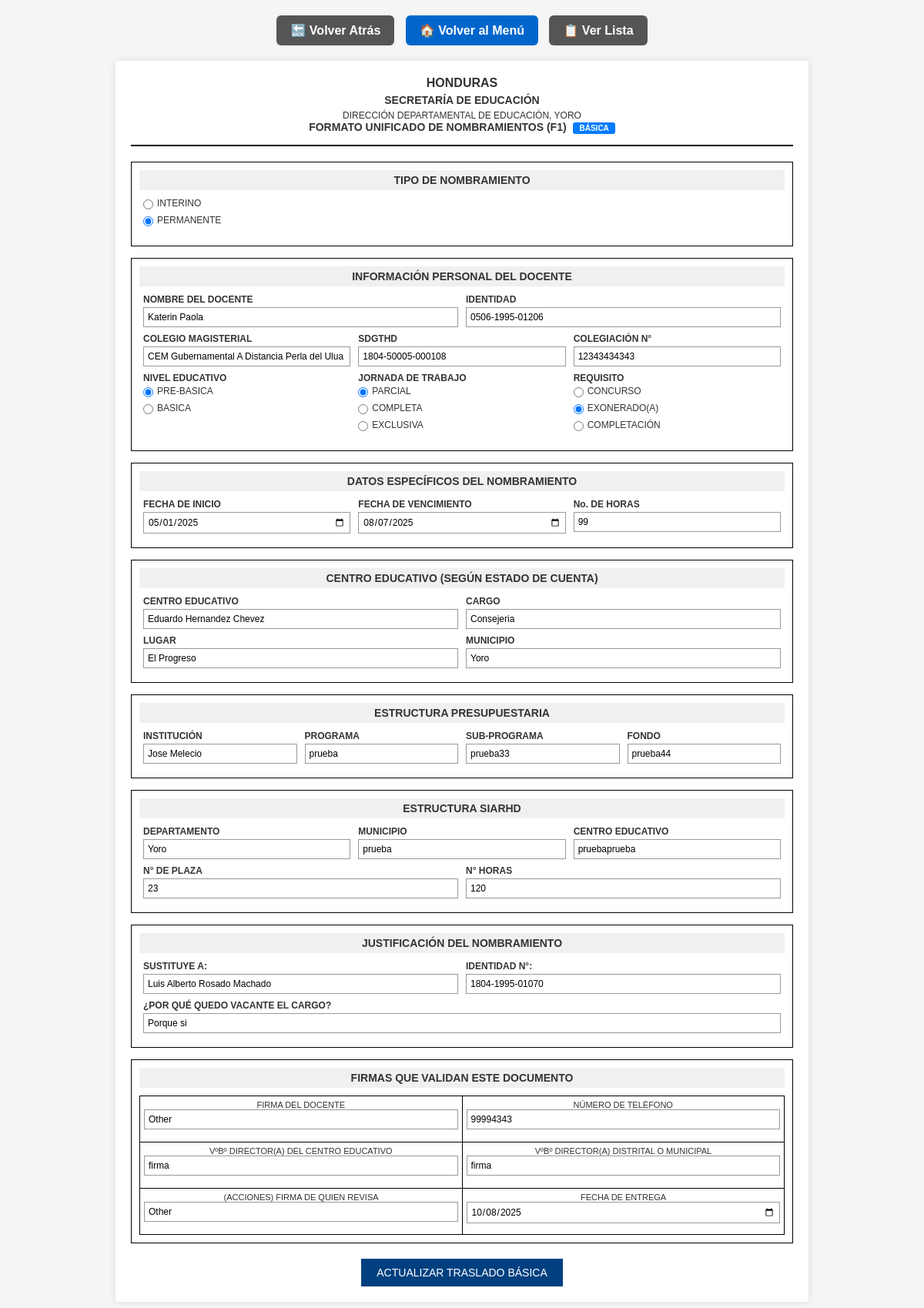
The app's page /formatos/basica_traslado/modificar.php?id=1 with its own data.
### tables this page shows
CREATE TABLE `formato_traslado_basica` (
  `id` int(11) NOT NULL,
  `tipo_nombramiento` varchar(100) NOT NULL,
  `nombre_docente` varchar(200) NOT NULL,
  `identidad` varchar(20) NOT NULL,
  `colegio_magisterial` varchar(150) DEFAULT NULL,
  `sdgthd` varchar(100) DEFAULT NULL,
  `colegiacion_numero` varchar(50) DEFAULT NULL,
  `nivel_educativo` varchar(100) DEFAULT NULL,
  `jornada_trabajo` varchar(100) DEFAULT NULL,
  `requisito` varchar(200) DEFAULT NULL,
  `fecha_inicio` date DEFAULT NULL,
  `fecha_vencimiento` date DEFAULT NULL,
  `numero_horas` int(11) DEFAULT NULL,
  `centro_educativo_cuenta` varchar(200) DEFAULT NULL,
  `cargo_cuenta` varchar(150) DEFAULT NULL,
  `lugar_cuenta` varchar(150) DEFAULT NULL,
  `municipio_cuenta` varchar(150) DEFAULT NULL,
  `estructura_inst` varchar(50) DEFAULT NULL,
  `estructura_programa` varchar(50) DEFAULT NULL,
  `estructura_subprograma` varchar(50) DEFAULT NULL,
  `estructura_fondo` varchar(50) DEFAULT NULL,
  `siarhd_depto` varchar(100) DEFAULT NULL,
  `siarhd_muni` varchar(100) DEFAULT NULL,
  `siarhd_centro` varchar(200) DEFAULT NULL,
  `siarhd_num_plaza` varchar(50) DEFAULT NULL,
  `siarhd_num_horas` int(11) DEFAULT NULL,
  `sustituye_a` varchar(200) DEFAULT NULL,
  `identidad_sustituido` varchar(20) DEFAULT NULL,
  `motivo_vacante` varchar(250) DEFAULT NULL,
  `firma_docente` varchar(200) DEFAULT NULL,
  `vb_director_centro` varchar(200) DEFAULT NULL,
  `firma_revisa` varchar(200) DEFAULT NULL,
  `telefono_contacto` varchar(20) DEFAULT NULL,
  `vb_director_distrital` varchar(200) DEFAULT NULL,
  `fecha_entrega` date DEFAULT NULL,
  `fecha_registro` timestamp NOT NULL DEFAULT current_timestamp()
);

### formatos/basica_traslado/modificar.php (the view, shortened to what this page needs)
<?php
include '../../includes/db.php';
$id = $_GET['id'] ?? null;
$sql = "SELECT * FROM formato_traslado_basica WHERE id = ?";
$stmt = $conn->prepare($sql);
$stmt->bind_param("i", $id);
$stmt->execute();
$row = $stmt->get_result()->fetch_assoc();
?>
<!DOCTYPE html>
<html lang="es">
<head>
</head>
<body>
<div class="navigation">
    <a href="javascript:void(0);" onclick="window.history.back();" class="btn btn-back">🔙 Volver Atrás</a>
    <a href="../../menu.php" class="btn btn-menu">🏠 Volver al Menú</a>
    <a href="listar.php" class="btn btn-back">📋 Ver Lista</a>
</div>
<div class="form-container">
<form method="post" action="modificar.php?id=<?php echo $id; ?>">
<div class="header">
<h1>HONDURAS</h1>
<h2>SECRETARÍA DE EDUCACIÓN</h2>
<h3>DIRECCIÓN DEPARTAMENTAL DE EDUCACIÓN, YORO</h3>
<h2>FORMATO UNIFICADO DE NOMBRAMIENTOS (F1) <span class="basica-badge">BÁSICA</span></h2>
</div>
<div class="section">
<div class="section-title">TIPO DE NOMBRAMIENTO</div>
<div class="form-row">
<div class="form-group">
<div class="checkbox-group">
<input type="radio" name="tipo_nombramiento" value="INTERINO" id="interino" <?php echo (isset($row['tipo_nombramiento']) && $row['tipo_nombramiento'] == 'INTERINO') ? 'checked' : ''; ?> required>
<label for="interino">INTERINO</label>
</div>
<div class="checkbox-group">
<input type="radio" name="tipo_nombramiento" value="PERMANENTE" id="permanente" <?php echo (isset($row['tipo_nombramiento']) && $row['tipo_nombramiento'] == 'PERMANENTE') ? 'checked' : ''; ?>>
<label for="permanente">PERMANENTE</label>
</div>
</div>
</div>
</div>
<div class="section">
<div class="section-title">INFORMACIÓN PERSONAL DEL DOCENTE</div>
<div class="form-row">
<div class="form-group">
<label>NOMBRE DEL DOCENTE</label>
<input type="text" name="nombre_docente" value="<?php echo isset($row['nombre_docente']) ? htmlspecialchars($row['nombre_docente']) : ''; ?>" required>
</div>
<div class="form-group">
<label>IDENTIDAD</label>
<input type="text" name="identidad" value="<?php echo isset($row['identidad']) ? htmlspecialchars($row['identidad']) : ''; ?>" required>
</div>
</div>
<div class="form-row">
<div class="form-group">
<label>COLEGIO MAGISTERIAL</label>
<input type="text" name="colegio_magisterial" value="<?php echo isset($row['colegio_magisterial']) ? htmlspecialchars($row['colegio_magisterial']) : ''; ?>">
</div>
<div class="form-group">
<label>SDGTHD</label>
<input type="text" name="sdgthd" value="<?php echo isset($row['sdgthd']) ? htmlspecialchars($row['sdgthd']) : ''; ?>">
</div>
<div class="form-group">
<label>COLEGIACIÓN N°</label>
<input type="text" name="colegiacion_numero" value="<?php echo isset($row['colegiacion_numero']) ? htmlspecialchars($row['colegiacion_numero']) : ''; ?>">
</div>
</div>
<div class="form-row">
<div class="form-group">
<label>NIVEL EDUCATIVO</label>
<div class="checkbox-group">
<input type="radio" name="nivel_educativo" value="PRE-BASICA" id="prebasica" <?php echo (isset($row['nivel_educativo']) && $row['nivel_educativo'] == 'PRE-BASICA') ? 'checked' : ''; ?> required>
<label for="prebasica">PRE-BASICA</label>
</div>
<div class="checkbox-group">
<input type="radio" name="nivel_educativo" value="BASICA" id="basica" <?php echo (isset($row['nivel_educativo']) && $row['nivel_educativo'] == 'BASICA') ? 'checked' : ''; ?>>
<label for="basica">BASICA</label>
</div>
</div>
<div class="form-group">
<label>JORNADA DE TRABAJO</label>
<div class="checkbox-group">
<input type="radio" name="jornada_trabajo" value="PARCIAL" id="parcial" <?php echo (isset($row['jornada_trabajo']) && $row['jornada_trabajo'] == 'PARCIAL') ? 'checked' : ''; ?>>
<label for="parcial">PARCIAL</label>
</div>
<div class="checkbox-group">
<input type="radio" name="jornada_trabajo" value="COMPLETA" id="completa" <?php echo (isset($row['jornada_trabajo']) && $row['jornada_trabajo'] == 'COMPLETA') ? 'checked' : ''; ?>>
<label for="completa">COMPLETA</label>
</div>
<div class="checkbox-group">
<input type="radio" name="jornada_trabajo" value="EXCLUSIVA" id="exclusiva" <?php echo (isset($row['jornada_trabajo']) && $row['jornada_trabajo'] == 'EXCLUSIVA') ? 'checked' : ''; ?>>
<label for="exclusiva">EXCLUSIVA</label>
</div>
</div>
<div class="form-group">
<label>REQUISITO</label>
<div class="checkbox-group">
<input type="radio" name="requisito" value="CONCURSO" id="concurso" <?php echo (isset($row['requisito']) && $row['requisito'] == 'CONCURSO') ? 'checked' : ''; ?>>
<label for="concurso">CONCURSO</label>
</div>
<div class="checkbox-group">
<input type="radio" name="requisito" value="EXONERADO(A)" id="exonerado" <?php echo (isset($row['requisito']) && $row['requisito'] == 'EXONERADO(A)') ? 'checked' : ''; ?>>
<label for="exonerado">EXONERADO(A)</label>
</div>
<div class="checkbox-group">
<input type="radio" name="requisito" value="COMPLETACIÓN" id="completacion" <?php echo (isset($row['requisito']) && $row['requisito'] == 'COMPLETACIÓN') ? 'checked' : ''; ?>>
<label for="completacion">COMPLETACIÓN</label>
</div>
</div>
</div>
</div>
<div class="section">
<div class="section-title">DATOS ESPECÍFICOS DEL NOMBRAMIENTO</div>
<div class="form-row">
<div class="form-group">
<label>FECHA DE INICIO</label>
<input type="date" name="fecha_inicio" value="<?php echo isset($row['fecha_inicio']) ? $row['fecha_inicio'] : ''; ?>" required>
</div>
<div class="form-group">
<label>FECHA DE VENCIMIENTO</label>
<input type="date" name="fecha_vencimiento" value="<?php echo isset($row['fecha_vencimiento']) ? $row['fecha_vencimiento'] : ''; ?>">
</div>
<div class="form-group">
<label>No. DE HORAS</label>
<input type="number" name="numero_horas" value="<?php echo isset($row['numero_horas']) ? $row['numero_horas'] : '0'; ?>" required>
</div>
</div>
</div>
<div class="section">
<div class="section-title">CENTRO EDUCATIVO (SEGÚN ESTADO DE CUENTA)</div>
<div class="form-row">
<div class="form-group">
<label>CENTRO EDUCATIVO</label>
<input type="text" name="centro_educativo_cuenta" value="<?php echo isset($row['centro_educativo_cuenta']) ? htmlspecialchars($row['centro_educativo_cuenta']) : ''; ?>" required>
</div>
<div class="form-group">
<label>CARGO</label>
<input type="text" name="cargo_cuenta" value="<?php echo isset($row['cargo_cuenta']) ? htmlspecialchars($row['cargo_cuenta']) : ''; ?>" required>
</div>
</div>
<div class="form-row">
<div class="form-group">
<label>LUGAR</label>
<input type="text" name="lugar_cuenta" value="<?php echo isset($row['lugar_cuenta']) ? htmlspecialchars($row['lugar_cuenta']) : ''; ?>" required>
</div>
<div class="form-group">
<label>MUNICIPIO</label>
<input type="text" name="municipio_cuenta" value="<?php echo isset($row['municipio_cuenta']) ? htmlspecialchars($row['municipio_cuenta']) : ''; ?>" required>
</div>
</div>
</div>
<div class="section">
<div class="section-title">ESTRUCTURA PRESUPUESTARIA</div>
<div class="form-row">
<div class="form-group">
<label>INSTITUCIÓN</label>
<input type="text" name="estructura_inst" value="<?php echo isset($row['estructura_inst']) ? htmlspecialchars($row['estructura_inst']) : '06'; ?>" required>
</div>
<div class="form-group">
<label>PROGRAMA</label>
<input type="text" name="estructura_programa" value="<?php echo isset($row['estructura_programa']) ? htmlspecialchars($row['estructura_programa']) : '13'; ?>" required>
</div>
<div class="form-group">
<label>SUB-PROGRAMA</label>
<input type="text" name="estructura_subprograma" value="<?php echo isset($row['estructura_subprograma']) ? htmlspecialchars($row['estructura_subprograma']) : '01'; ?>" required>
</div>
<div class="form-group">
<label>FONDO</label>
<input type="text" name="estructura_fondo" value="<?php echo isset($row['estructura_fondo']) ? htmlspecialchars($row['estructura_fondo']) : '11'; ?>" required>
</div>
</div>
</div>
<div class="section">
<div class="section-title">ESTRUCTURA SIARHD</div>
<div class="form-row">
<div class="form-group">
<label>DEPARTAMENTO</label>
<input type="text" name="siarhd_depto" value="<?php echo isset($row['siarhd_depto']) ? htmlspecialchars($row['siarhd_depto']) : ''; ?>" required>
</div>
<div class="form-group">
<label>MUNICIPIO</label>
<input type="text" name="siarhd_muni" value="<?php echo isset($row['siarhd_muni']) ? htmlspecialchars($row['siarhd_muni']) : ''; ?>" required>
</div>
<div class="form-group">
<label>CENTRO EDUCATIVO</label>
<input type="text" name="siarhd_centro" value="<?php echo isset($row['siarhd_centro']) ? htmlspecialchars($row['siarhd_centro']) : ''; ?>" required>
</div>
</div>
<div class="form-row">
<div class="form-group">
<label>N° DE PLAZA</label>
<input type="text" name="siarhd_num_plaza" value="<?php echo isset($row['siarhd_num_plaza']) ? htmlspecialchars($row['siarhd_num_plaza']) : ''; ?>" required>
</div>
<div class="form-group">
<label>N° HORAS</label>
<input type="number" name="siarhd_num_horas" value="<?php echo isset($row['siarhd_num_horas']) ? $row['siarhd_num_horas'] : '0'; ?>" required>
</div>
</div>
</div>
<div class="section">
<div class="section-title">JUSTIFICACIÓN DEL NOMBRAMIENTO</div>
<div class="form-row">
<div class="form-group">
<label>SUSTITUYE A:</label>
<input type="text" name="sustituye_a" value="<?php echo isset($row['sustituye_a']) ? htmlspecialchars($row['sustituye_a']) : ''; ?>">
</div>
<div class="form-group">
<label>IDENTIDAD N°:</label>
<input type="text" name="identidad_sustituido" value="<?php echo isset($row['identidad_sustituido']) ? htmlspecialchars($row['identidad_sustituido']) : ''; ?>">
</div>
</div>
<div class="form-row">
<div class="form-group">
<label>¿POR QUÉ QUEDO VACANTE EL CARGO?</label>
<input type="text" name="motivo_vacante" value="<?php echo isset($row['motivo_vacante']) ? htmlspecialchars($row['motivo_vacante']) : ''; ?>">
</div>
</div>
</div>
<div class="section">
<div class="section-title">FIRMAS QUE VALIDAN ESTE DOCUMENTO</div>
<table class="signature-table">
<tr>
<td width="50%">
<label>FIRMA DEL DOCENTE</label>
<input type="text" name="firma_docente" value="<?php echo isset($row['firma_docente']) ? htmlspecialchars($row['firma_docente']) : ''; ?>">
</td>
<td width="50%">
<label>NÚMERO DE TELÉFONO</label>
<input type="text" name="telefono_contacto" value="<?php echo isset($row['telefono_contacto']) ? htmlspecialchars($row['telefono_contacto']) : ''; ?>">
</td>
</tr>
<tr>
<td>
<label>VºBº DIRECTOR(A) DEL CENTRO EDUCATIVO</label>
<input type="text" name="vb_director_centro" value="<?php echo isset($row['vb_director_centro']) ? htmlspecialchars($row['vb_director_centro']) : ''; ?>">
</td>
<td>
<label>VºBº DIRECTOR(A) DISTRITAL O MUNICIPAL</label>
<input type="text" name="vb_director_distrital" value="<?php echo isset($row['vb_director_distrital']) ? htmlspecialchars($row['vb_director_distrital']) : ''; ?>">
</td>
</tr>
<tr>
<td>
<label>(ACCIONES) FIRMA DE QUIEN REVISA</label>
<input type="text" name="firma_revisa" value="<?php echo isset($row['firma_revisa']) ? htmlspecialchars($row['firma_revisa']) : ''; ?>">
</td>
<td>
<label>FECHA DE ENTREGA</label>
<input type="date" name="fecha_entrega" value="<?php echo isset($row['fecha_entrega']) ? $row['fecha_entrega'] : ''; ?>">
</td>
</tr>
</table>
</div>
<button type="submit" class="btn-submit">ACTUALIZAR TRASLADO BÁSICA</button>
</form>
</div>
</body>
</html>

### formatos/basica_traslado/modificar.php (style rules this page uses)
* { margin:0; padding:0; box-sizing:border-box; font-family: Arial, sans-serif; }
body { background-color:#f5f5f5; padding:20px; color:#333; }
.navigation { text-align:center; margin-bottom:20px; }
.btn { display:inline-block; padding:10px 18px; border-radius:6px; text-decoration:none; font-weight:bold; margin:0 5px; border:none; cursor:pointer; }
.btn-back { background-color:#555; color:white; }
.btn-menu { background-color:#0066cc; color:white; }
.form-container { max-width:900px; margin:0 auto; background:white; box-shadow:0 0 10px rgba(0,0,0,0.1); padding:20px; }
.header { text-align:center; margin-bottom:20px; border-bottom:2px solid #000; padding-bottom:10px; }
.header h1 { font-size:16px; font-weight:bold; margin-bottom:5px; }
.header h2 { font-size:14px; margin-bottom:5px; }
.header h3 { font-size:12px; font-weight:normal; }
.section { margin-bottom:15px; border:1px solid #000; padding:10px; }
.section-title { font-weight:bold; text-align:center; margin-bottom:10px; font-size:14px; background-color:#f0f0f0; padding:5px; }
.form-row { display:flex; margin-bottom:8px; }
.form-group { flex:1; padding:0 5px; }
.form-group label { display:block; font-size:12px; margin-bottom:3px; font-weight:bold; }
input[type="text"], input[type="number"], input[type="date"], select, textarea { width:100%; padding:5px; border:1px solid #999; font-size:12px; }
.checkbox-group { display:flex; align-items:center; margin-bottom:5px; }
.checkbox-group label { margin-left:5px; font-weight:normal; }
table { width:100%; border-collapse:collapse; font-size:11px; margin-top:5px; }
table th, table td { border:1px solid #000; padding:5px; text-align:center; }
.signature-table td { height:60px; vertical-align:top; }
.btn-submit { background-color:#004080; color:white; border:none; padding:10px 20px; font-size:14px; cursor:pointer; margin-top:20px; display:block; margin-left:auto; margin-right:auto; }
.basica-badge { background:#007bff; color:white; padding:2px 8px; border-radius:3px; font-size:10px; margin-left:5px; }

### records on screen
formato_traslado_basica: tipo_nombramiento "☐ INTERINO", tipo_nombramiento "☑ PERMANENTE", nombre_docente "Katerin Paola", identidad "0506-1995-01206", colegio_magisterial "CEM Gubernamental A Distancia Perla del Ulua", sdgthd "1804-50005-000108", colegiacion_numero "12343434343", nivel_educativo "☑ PRE-BASICA", nivel_educativo "☐ BASICA", jornada_trabajo "☑ PARCIAL", jornada_trabajo "☐ COMPLETA", jornada_trabajo "☐ EXCLUSIVA", requisito "☐ CONCURSO", requisito "☑ EXONERADO(A)", requisito "☐ COMPLETACIÓN", fecha_inicio "05/01/2025", fecha_vencimiento "08/07/2025", numero_horas "99", centro_educativo_cuenta "Eduardo Hernandez Chevez", cargo_cuenta "Consejeria", lugar_cuenta "El Progreso", municipio_cuenta "Yoro", estructura_inst "Jose Melecio", estructura_programa "prueba", estructura_subprograma "prueba33", estructura_fondo "prueba44", siarhd_depto "Yoro", siarhd_muni "prueba", siarhd_centro "pruebaprueba", siarhd_num_plaza "23", siarhd_num_horas "120", sustituye_a "Luis Alberto Rosado Machado", identidad_sustituido "1804-1995-01070", motivo_vacante "Porque si", firma_docente "Other", telefono_contacto "99994343", vb_director_centro "firma", vb_director_distrital "firma", firma_revisa "Other", fecha_entrega "10/08/2025"
